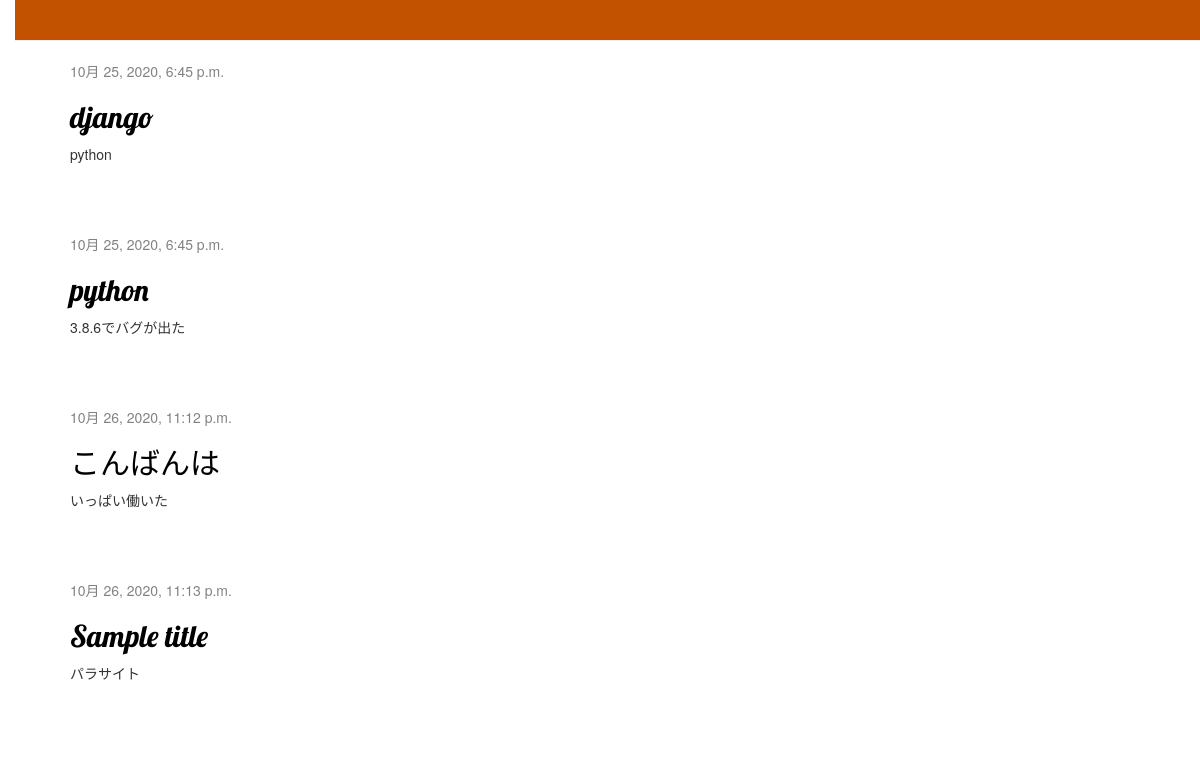
The page / on the database its author committed.
### blog/models.py (models this page shows, shortened)
class Post(models.Model):
    author = models.ForeignKey(settings.AUTH_USER_MODEL, on_delete=models.CASCADE)
    title = models.CharField(max_length=200)
    text = models.TextField()
    created_date = models.DateTimeField(default=timezone.now)
    published_date = models.DateTimeField(blank=True, null=True)

### blog/views.py (the view)
class PostListView(generic.ListView):
    model = Post
    template_name = 'blog/post_list.html'
    """
    あらかじめ取得するデータのソート順を変えたり、フィルタリングして制御したい時もある。
    その時は、get_querysetメソッドをオーバーライドします。
    """
    def get_queryset(self):
        return Post.objects.filter(published_date__lte=timezone.now()).order_by('published_date')

### templates/blog/post_list.html
{% extends 'base.html' %}
{% block content %}
{% for post in post_list %}
<div class="post">
    <div class="date">
        {{ post.published_date }}
    </div>
    <h2><a href="{% url 'post_detail' pk=post.pk %}">{{ post.title }}</a></h2>
    <p>{{ post.text|linebreaksbr }}</p>
</div>
{% endfor %}
{% endblock %}

### templates/base.html (shortened to what this page needs)
{% load static %}
<html>
<head>
    <link rel="stylesheet" href="//maxcdn.bootstrapcdn.com/bootstrap/3.2.0/css/bootstrap.min.css">
    <link rel="stylesheet" href="//maxcdn.bootstrapcdn.com/bootstrap/3.2.0/css/bootstrap-theme.min.css">
    <link rel="stylesheet" href="{% static 'blog/css/blog.css' %}">
</head>
<body>
    <div class="page-header">
    </div>
    <div class="content container">
        <div class="row">
            <div class="col-md-8">
                {% block content %}
                {% endblock %}
            </div>
        </div>
    </div>
</body>
</html>

### static/blog/css/blog.css (style rules this page uses)
h1 a, h2 a { color: #C25100; font-family: 'Lobster'; }
body { padding-left: 15px; }
.page-header { background-color: #C25100; margin-top: 0; padding: 20px 20px 20px 40px; }
.content { margin-left: 40px; }
h1, h2, h3, h4 { font-family: 'Lobster', cursive; }
.date { color: #828282; }
.post { margin-bottom: 70px; }
.post h2 a, .post h2 a:visited { color: #000000; }

### rows shown on the page
Post: published_date "10月 25, 2020, 6:45 p.m.", title "django", text "python"
Post: published_date "10月 25, 2020, 6:45 p.m.", title "python", text "3.8.6でバグが出た"
Post: published_date "10月 26, 2020, 11:12 p.m.", title "こんばんは", text "いっぱい働いた"
Post: published_date "10月 26, 2020, 11:13 p.m.", title "Sample title", text "パラサイト"
